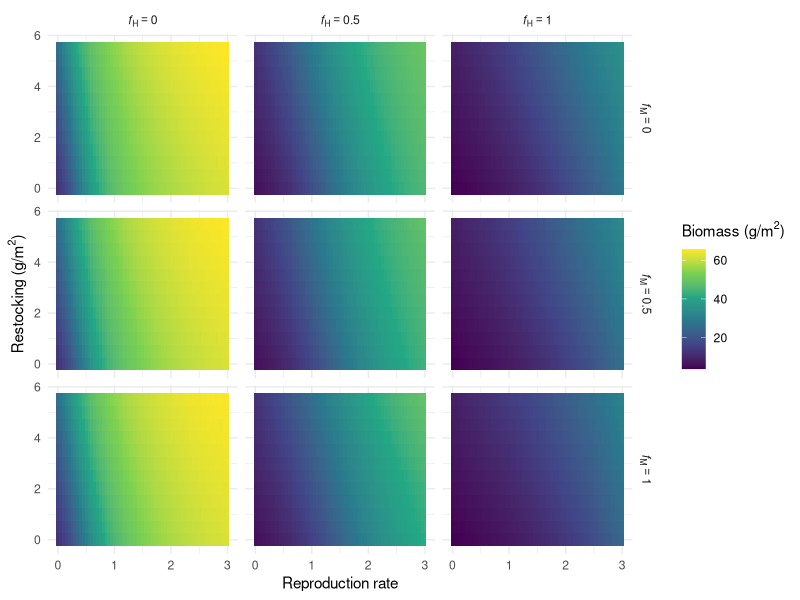
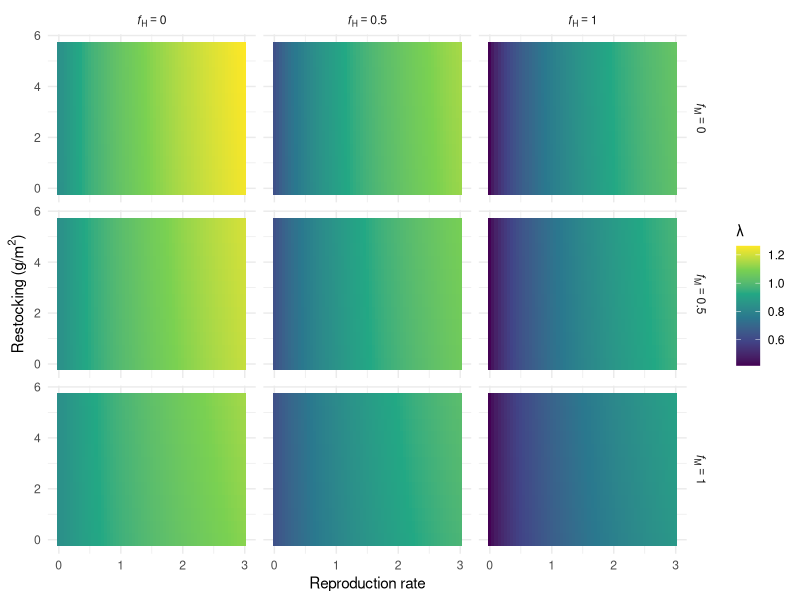

Source code (R) for these figures, in order:
library(ggplot2)
library(dplyr)

# Parameters
juvenile_mortality <- 0.9 / 2
subadult_mortality <- 0.54 / 2
adult_mortality <- 0.33 / 2

juvenile_survival_rate <- 1 - juvenile_mortality
subadult_survival_rate <- 1 - subadult_mortality
adult_survival_rate <- 1 - adult_mortality

juvenile_to_subadult_rate <- 1
subadult_to_adult_rate <- 0.5

carrying_capacity <- 68
time_steps <- 200
burn_in_time <- 100

# Burn-in fishing values
F_current_instantaneous <- 0.09 
F_current_discrete <- (1 - exp(-F_current_instantaneous)) / 2
F_current_discrete_juv <- 0.01

# Parameter ranges
reproduction_rate_values <- seq(0, 3, by = 0.05)
restocking_values <- seq(0, 5.5, by = 0.5)

# Fishing levels to iterate over
fishing_levels <- expand.grid(F_simulation_adult = c(0, 0.25, 0.5),
                              F_simulation_juv = c(0, 0.25, 0.5))

# Store results for all simulations
all_results <- data.frame()

# Loop over fishing combinations
for (f in 1:nrow(fishing_levels)) {
  F_simulation_adult <- fishing_levels$F_simulation_adult[f]
  F_simulation_juv <- fishing_levels$F_simulation_juv[f]
  
  results <- expand.grid(reproduction_rate = reproduction_rate_values,
                         restocking = restocking_values)
  results$biomass <- NA
  results$eigenvalue <- NA

  for (i in 1:nrow(results)) {
    reproduction_rate <- results$reproduction_rate[i]
    reproduction_rate_2 <- 0.75 * reproduction_rate
    restocking <- results$restocking[i]
    
    juvenile <- numeric(time_steps)
    subadult <- numeric(time_steps)
    adult <- numeric(time_steps)
    
    juvenile[1] <- 10
    subadult[1] <- 10
    adult[1] <- 10
    
    for (t in 2:time_steps) {
      total_population <- juvenile[t-1] + subadult[t-1] + adult[t-1]
      
      if (t <= burn_in_time) {
        F_adults_current <- F_current_discrete
        F_juveniles_current <- F_current_discrete_juv
        restocked_fish <- 0
      } else {
        F_adults_current <- F_simulation_adult
        F_juveniles_current <- F_simulation_juv
        restocked_fish <- if (t %% 2 == 0) restocking else 0
      }
      
      if (total_population > 0) {
        reproduced_juveniles <- if (t %% 2 == 0) {
          adult[t-1] * reproduction_rate * (1 - total_population / carrying_capacity)
        } else {
          adult[t-1] * reproduction_rate_2 * (1 - total_population / carrying_capacity)
        }
      } else {
        reproduced_juveniles <- 0
      }
      
      juvenile[t] <- reproduced_juveniles +
        juvenile[t-1] * juvenile_survival_rate * (1 - F_juveniles_current) -
        juvenile_to_subadult_rate * juvenile[t-1]
      juvenile[t] <- max(juvenile[t], 0)
      
      restocked_subadult <- restocked_fish + (2.35 * (1 - restocked_fish / carrying_capacity))
      subadult[t] <- subadult[t-1] * subadult_survival_rate * (1 - F_adults_current) +
        juvenile_to_subadult_rate * juvenile[t-1] -
        subadult_to_adult_rate * subadult[t-1] +
        restocked_subadult
      subadult[t] <- max(subadult[t], 0)
      
      adult[t] <- adult[t-1] * adult_survival_rate * (1 - F_adults_current) +
        subadult_to_adult_rate * subadult[t-1]
      adult[t] <- max(adult[t], 0)
    }
    
    total_biomass <- juvenile + subadult + adult
    
    #transition matrix for population stability
    transition_matrix <- matrix(c(
      - (restocking / carrying_capacity), 0, reproduction_rate,
      juvenile_survival_rate * (1 - F_simulation_juv) * juvenile_to_subadult_rate + 
        (restocking + (2.35 * (1 - restocking / carrying_capacity))) / carrying_capacity, 0, 0,
      0, subadult_survival_rate * subadult_to_adult_rate, adult_survival_rate * (1 - F_simulation_adult)
    ), nrow = 3, byrow = TRUE)
    
    eigenvalues <- eigen(transition_matrix)$values
    dominant_eigenvalue <- max(Re(eigenvalues))
    
    
    #Save results
    results$biomass[i] <- mean(total_biomass[(time_steps - 19):time_steps])
    results$eigenvalue[i] <- dominant_eigenvalue

    
  }
  
  results$F_simulation_adult <- F_simulation_adult
  results$F_simulation_juv <- F_simulation_juv
  all_results <- rbind(all_results, results)
}

# Convert variables to factors with parsed expression labels
all_results$F_simulation_adult <- factor(all_results$F_simulation_adult,
                                         levels = c(0, 0.25, 0.5),
                                         labels = c("italic(f)[H]==0", "italic(f)[H]==0.5", "italic(f)[H]==1")
)

all_results$F_simulation_juv <- factor(all_results$F_simulation_juv,
                                       levels = c(0, 0.25, 0.5),
                                       labels = c("italic(f)[M]==0", "italic(f)[M]==0.5", "italic(f)[M]==1")
)

rr_biomass <- ggplot(all_results, aes(x = reproduction_rate, y = restocking, fill = biomass)) +
  geom_tile() +
  scale_fill_viridis_c() +
  labs(x = "Reproduction rate",
    y = expression("Restocking (g/m"^2*")"),
    fill = expression("Biomass (g/m"^2*")")) +
  facet_grid(F_simulation_juv ~ F_simulation_adult, labeller = label_parsed) +
  theme_minimal()



# Eigen plot - stability
rr_eigen <- ggplot(all_results, aes(x = reproduction_rate, y = restocking, fill = eigenvalue)) +
  geom_tile() +
  scale_fill_viridis_c() +
  labs(x = "Reproduction rate",
       y = expression("Restocking (g/m"^2*")"),
       fill = "λ") +
  facet_grid(F_simulation_juv ~ F_simulation_adult, labeller = label_parsed) +
  theme_minimal()



#Saving
ggsave("~/Desktop/Fig6_rr_biomass.png", rr_biomass, width=6, height=4, bg="transparent")
ggsave("~/Desktop/FigS2_rr_eigen.png", rr_eigen, width=6, height=4, bg="transparent")



